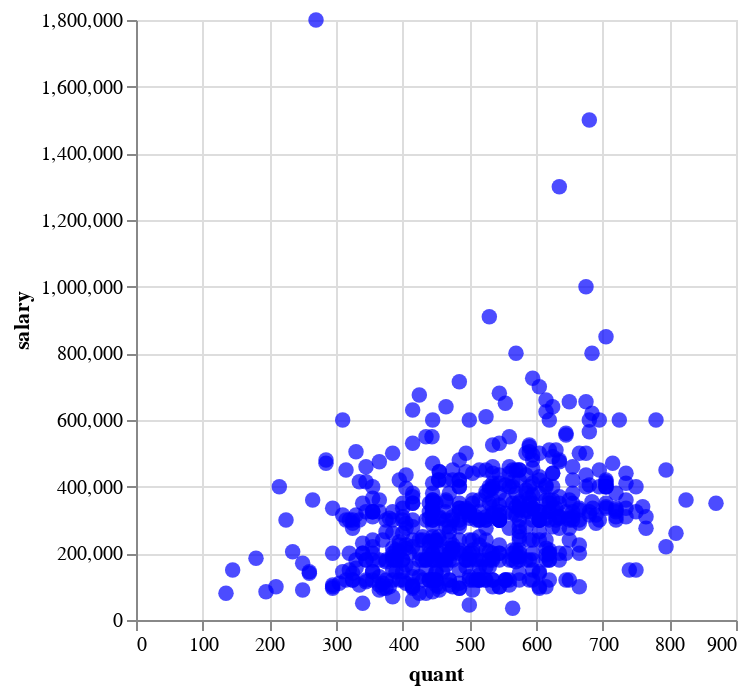

The notebook cell saved with this chart:
### Code cell
scatter_plot = alt.Chart(df).mark_circle(size = 60, color = 'blue').encode(
x = 'quant',
y = 'salary'
)
scatter_plot

### Figure 1 — Vega-Lite specification as saved in the notebook (floating-point values rounded to 4 significant figures; data arrays with more than 128 entries replaced by an {"elided": "..."} marker saying what was removed)
{"config": {"view": {"continuousWidth": 300, "continuousHeight": 300}}, "data": {"name": "data-4851e09c39dc6bb7ad260cd157dee2bc"}, "mark": {"type": "circle", "color": "blue", "size": 60}, "encoding": {"x": {"field": "quant", "type": "quantitative"}, "y": {"field": "salary", "type": "quantitative"}}, "$schema": "https://vega.github.io/schema/vega-lite/v5.15.1.json", "datasets": {"data-4851e09c39dc6bb7ad260cd157dee2bc": {"elided": "599 records"}}}
